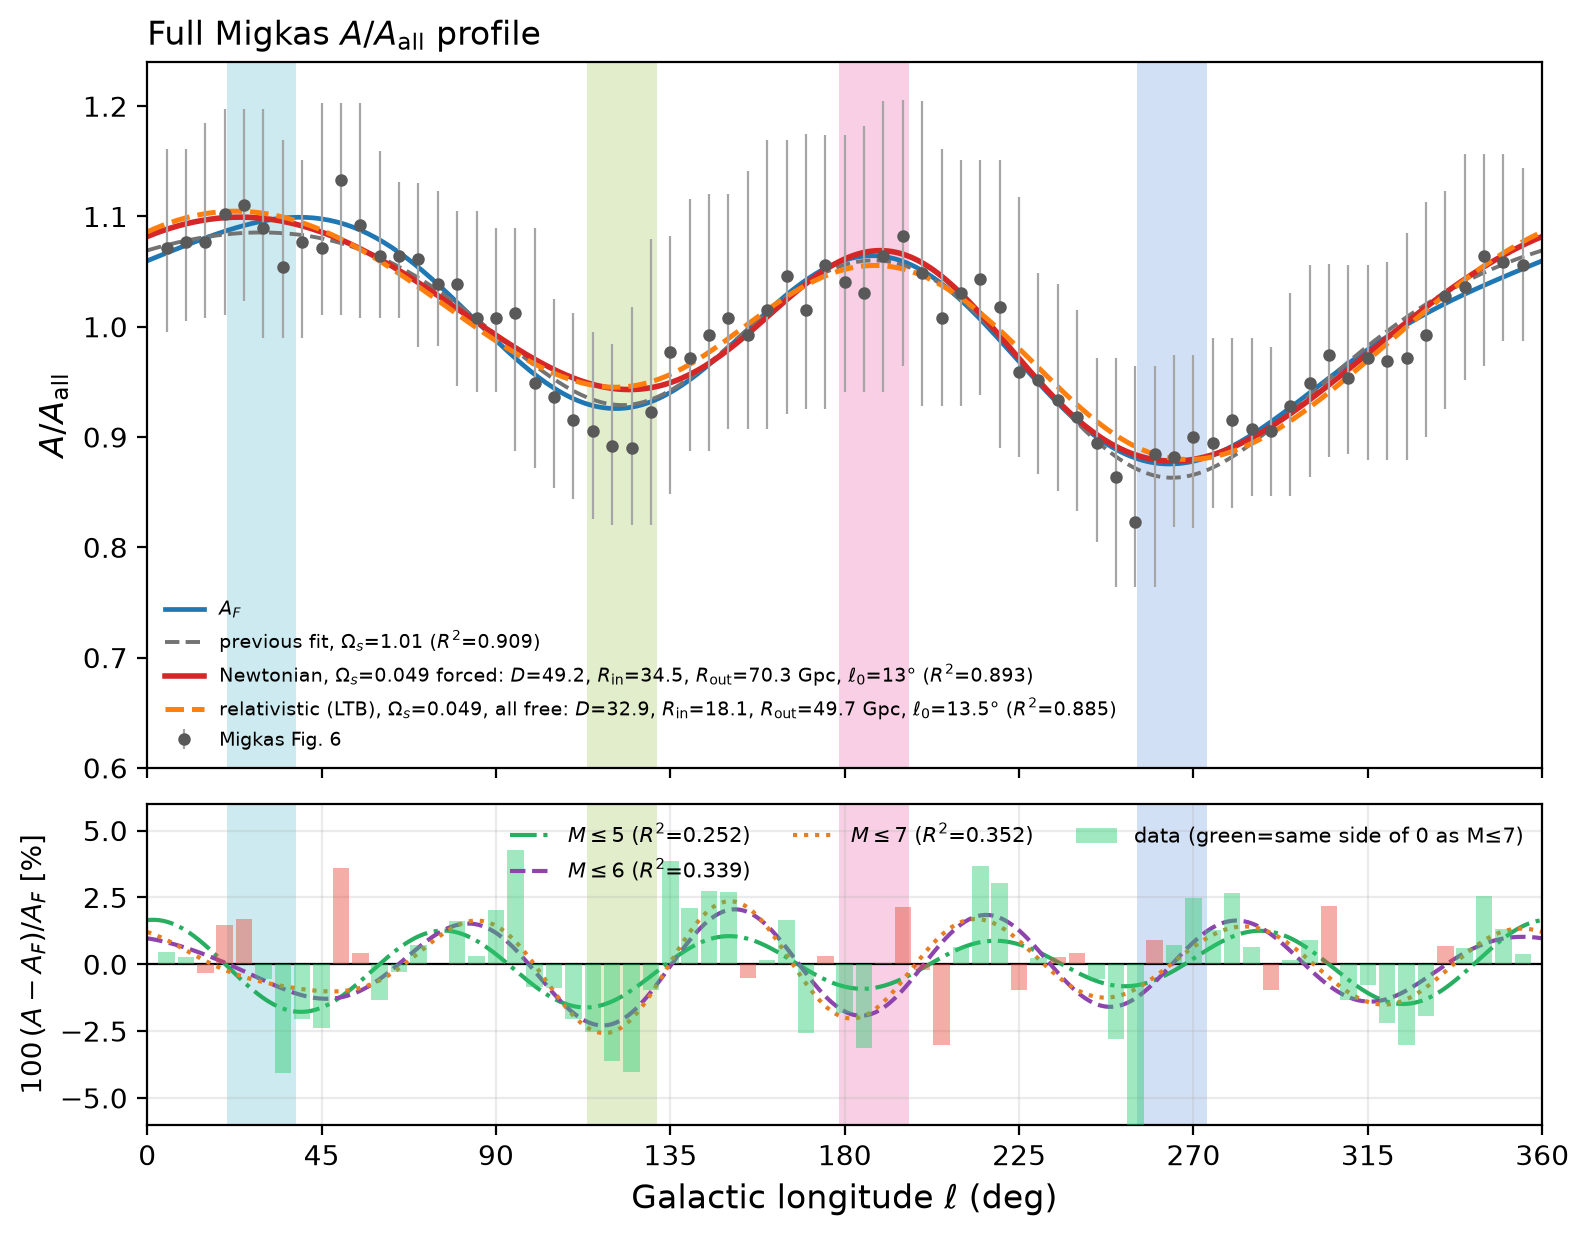

This chart was generated by the following Python code:
#!/usr/bin/env python3
"""Fig04 — Full Migkas A/Aall + multipole residual fits (NO Amp×sin squiggles).

Top: Migkas + A_F + previous/Newt/Rel curves (letter gold style).
Bottom: cumulative Fourier fits M≤5–7 to Migkas−A_F residuals (same as Fig02).
Forbidden asset: money_shot_amp_full_SINE_BAD.png (do not use).
"""
from __future__ import annotations

import sys
from pathlib import Path

import matplotlib.pyplot as plt
import numpy as np

HERE = Path(__file__).resolve().parent
sys.path.insert(0, str(HERE))
from paths import OUT  # noqa: E402
from physics import (  # noqa: E402
    A_F,
    BAND_CENTRES,
    BAND_COLORS,
    BAND_HALF,
    load_fit_curves,
    load_migkas_fig6,
    r2_score,
)

OUT_NAME = "Fig04_amp_full.png"


def design(ell_deg, M):
    """Cumulative multipoles through M: a0 + sum_{m=1..M} [c_m cos(mℓ)+s_m sin(mℓ)]."""
    rad = np.radians(np.asarray(ell_deg, float))
    cols = [np.ones_like(rad)]
    for m in range(1, M + 1):
        cols.append(np.cos(m * rad))
        cols.append(np.sin(m * rad))
    return np.column_stack(cols)


def fit_residual_M(ell, r, er, M):
    X = design(ell, M)
    ww = 1.0 / np.maximum(er**2, 1e-18)
    XtW = X.T * ww
    beta = np.linalg.lstsq(XtW @ X, XtW @ r, rcond=None)[0]
    yhat = X @ beta
    ybar = np.sum(ww * r) / np.sum(ww)
    ss_res = np.sum(ww * (r - yhat) ** 2)
    ss_tot = np.sum(ww * (r - ybar) ** 2)
    R2 = 1.0 - ss_res / ss_tot if ss_tot > 0 else np.nan
    return beta, float(R2)


def main():
    OUT.mkdir(parents=True, exist_ok=True)
    ell_d, A_d, e_lo, e_hi = load_migkas_fig6()
    th, A_newt, A_free, A_rel, meta = load_fit_curves()
    mn, mf, mr = meta["newt"], meta["free"], meta["rel"]
    th2 = np.append(th, 360.0)
    cl = lambda y: np.append(y, y[0])

    AF_pts = A_F(ell_d)
    r = 100.0 * (A_d - AF_pts) / AF_pts
    er_lo = 100.0 * e_lo / AF_pts
    er_hi = 100.0 * e_hi / AF_pts
    er = 0.5 * (er_lo + er_hi)  # symmetric weight for WLS

    R2f = float(mf["R2"])
    R2n = float(mn["R2"])
    R2r = float(mr["R2"])

    # Letter gold ~1800×1385 → figsize ~9×6.9 at 200dpi
    fig, (a, b) = plt.subplots(
        2, 1, figsize=(9.0, 6.9), sharex=True,
        gridspec_kw={"height_ratios": [2.2, 1.0], "hspace": 0.07},
    )
    for L, col in zip(BAND_CENTRES, BAND_COLORS):
        for ax in (a, b):
            ax.axvspan(L - BAND_HALF, L + BAND_HALF, color=col, alpha=0.20, lw=0, zorder=0)

    a.errorbar(
        ell_d, A_d, yerr=[e_lo, e_hi], fmt="o", ms=3.5, color="0.35", ecolor="0.65",
        lw=0.8, zorder=3, label="Migkas Fig. 6",
    )
    a.plot(th2, A_F(th2), color="C0", lw=1.7, label=r"$A_F$", zorder=2)
    a.plot(
        th2, cl(A_free), color="0.45", ls="--", lw=1.4,
        label=rf"previous fit, $\Omega_s$={mf['Os']:.2f} ($R^2$={R2f:.3f})",
    )
    a.plot(
        th2, cl(A_newt), color="C3", lw=2.0,
        label=(
            rf"Newtonian, $\Omega_s$={mn['Os']:.3f} forced: "
            rf"$D$={mn['D']:.1f}, $R_{{\rm in}}$={mn['R_in']:.1f}, "
            rf"$R_{{\rm out}}$={mn['R_out']:.1f} Gpc, "
            rf"$\ell_0$={mn['l0']:.0f}° ($R^2$={R2n:.3f})"
        ),
    )
    a.plot(
        th2, cl(A_rel), color="C1", lw=1.8, ls="--",
        label=(
            rf"relativistic (LTB), $\Omega_s$={mr['Os']:.3f}, all free: "
            rf"$D$={mr['D']:.1f}, $R_{{\rm in}}$={mr['R_in']:.1f}, "
            rf"$R_{{\rm out}}$={mr['R_out']:.1f} Gpc, "
            rf"$\ell_0$={mr['l0']:.1f}° ($R^2$={R2r:.3f})"
        ),
    )
    a.set_ylabel(r"$A/A_{\mathrm{all}}$", fontsize=12)
    a.set_ylim(0.60, 1.24)
    a.legend(fontsize=7.0, loc="lower left", frameon=False)
    a.set_title(r"Full Migkas $A/A_{\mathrm{all}}$ profile", loc="left", fontsize=12)

    # Bottom: cumulative M≤5–7 residual fits (same as Fig02)
    b.axhline(0, color="k", lw=0.8)
    # bars: green if residual same side of 0 as M<=7, else red
    order = np.argsort(ell_d)
    ell_o, r_o = ell_d[order], r[order]
    beta7, _ = fit_residual_M(ell_d, r, er, 7)
    y7 = design(ell_o, 7) @ beta7
    same_side = (r_o * y7) > 0
    gaps = np.diff(ell_o)
    widths = np.empty_like(r_o)
    widths[:-1] = np.maximum(gaps * 0.85, 1.5)
    widths[-1] = widths[-2] if len(widths) > 1 else 3.0
    colors = np.where(same_side, "#2ecc71", "#e74c3c")
    # zero residual or zero model: treat as red (not same side)
    colors = np.where(same_side, "#2ecc71", "#e74c3c")
    b.bar(
        ell_o, r_o, width=widths, align="center",
        color=colors, alpha=0.45, edgecolor="none", zorder=3,
        label="data (green=same side of 0 as M≤7)",
    )

    ell_g = np.linspace(0, 360, 721)
    colors = {5: "#27ae60", 6: "#8e44ad", 7: "#e67e22", 8: "#2980b9"}
    lss = {5: "-.", 6: "--", 7: ":", 8: "-"}
    lws = {5: 1.5, 6: 1.5, 7: 1.5, 8: 1.7}
    for M in (5, 6, 7):
        beta, R2 = fit_residual_M(ell_d, r, er, M)
        b.plot(
            ell_g, design(ell_g, M) @ beta,
            color=colors[M], ls=lss[M], lw=lws[M],
            label=rf"$M\leq{M}$ ($R^2$={R2:.3f})",
        )
    b.set_ylim(-6, 6)  # keep residual scale; do not autoscale to large Migkas error whiskers
    b.set_ylabel(r"$100\,(A-A_F)/A_F$ [%]", fontsize=10)
    b.set_xlabel(r"Galactic longitude $\ell$ (deg)", fontsize=12)
    b.set_xlim(0, 360)
    b.set_xticks(range(0, 361, 45))
    b.legend(fontsize=7.5, frameon=False, loc="upper right", ncol=3)
    b.grid(True, alpha=0.25)

    dest = OUT / OUT_NAME
    fig.savefig(dest, dpi=200, bbox_inches="tight", facecolor="white")
    plt.close(fig)
    print("wrote", dest, dest.stat().st_size)
    return dest


if __name__ == "__main__":
    main()
